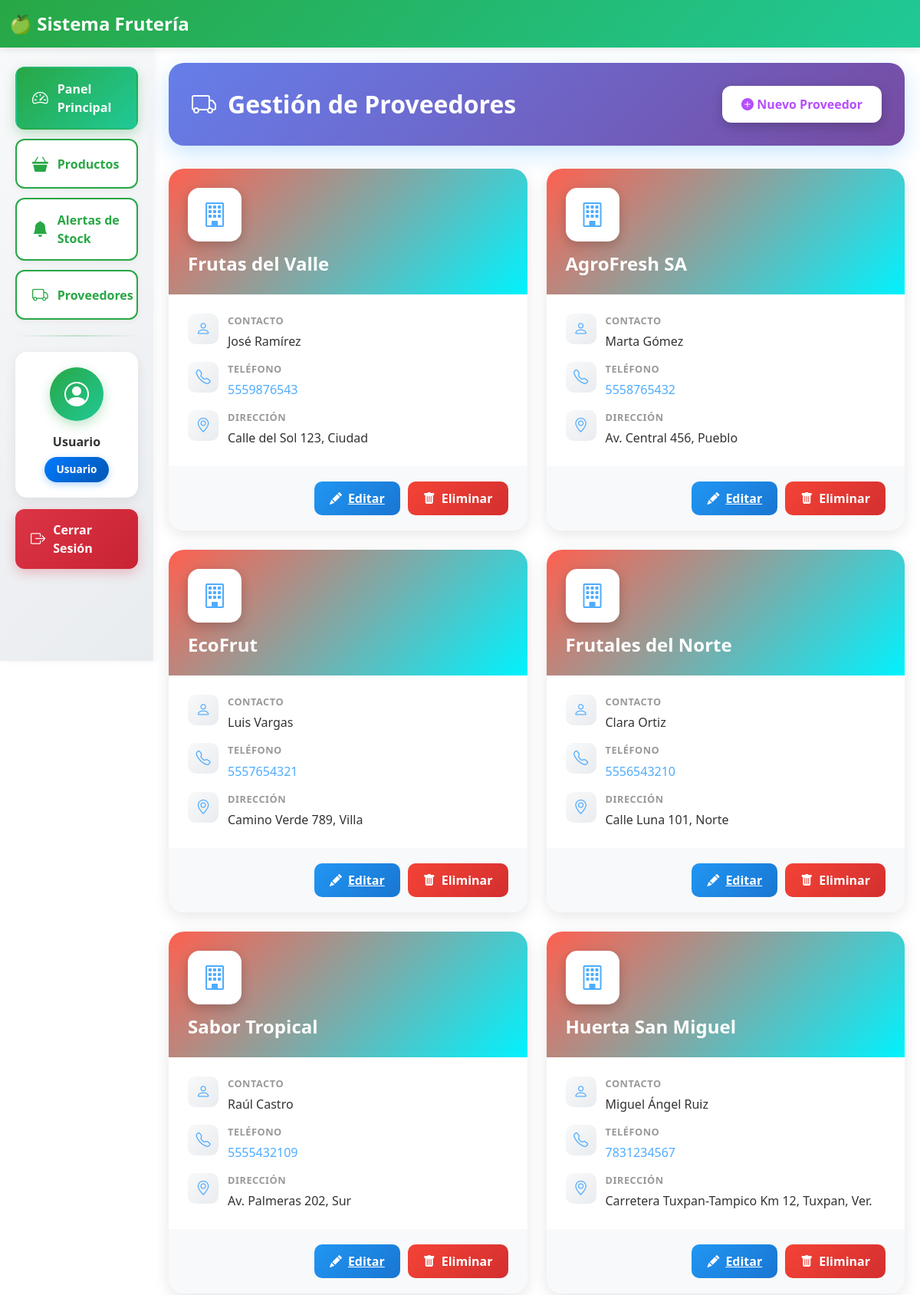
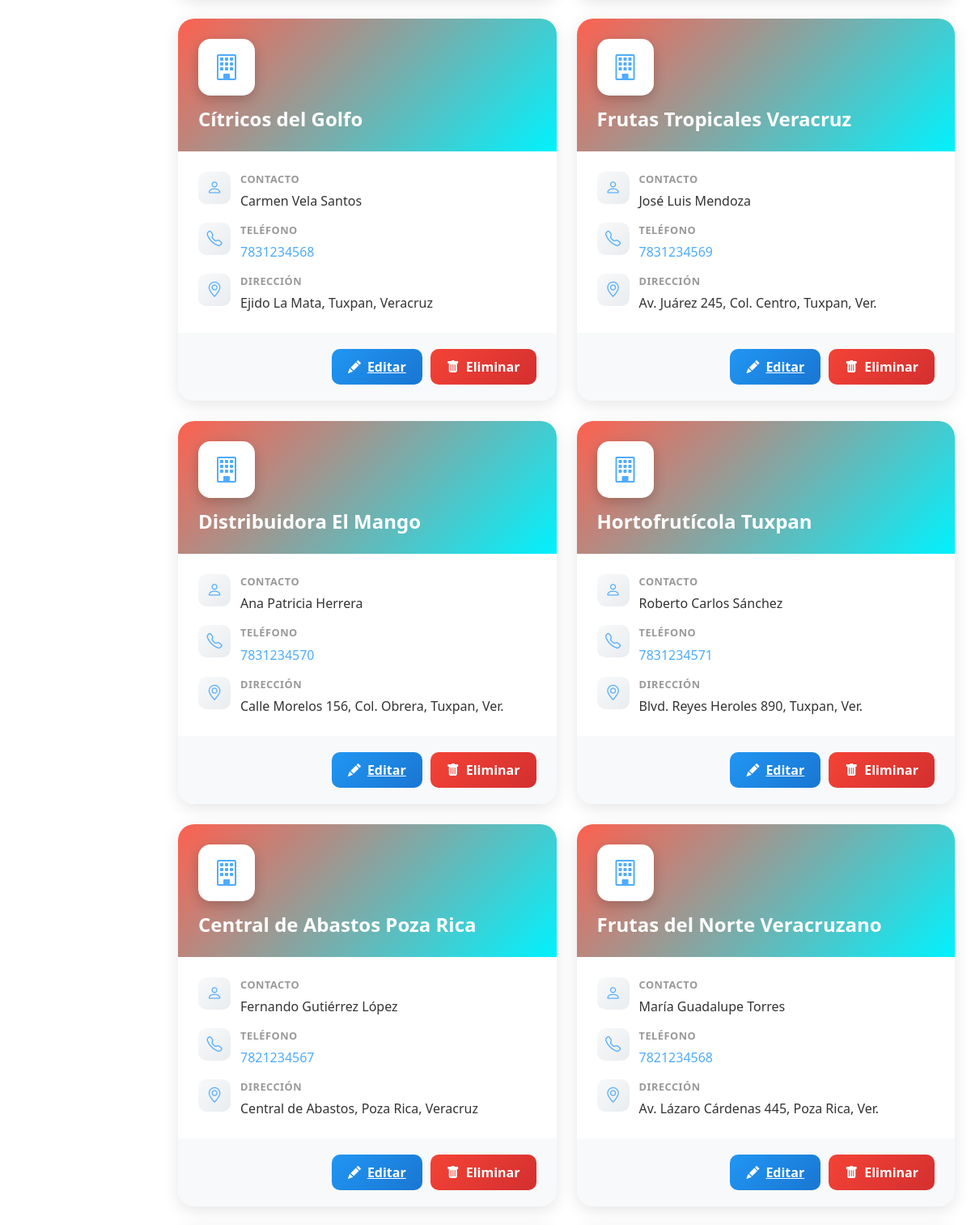
Page /proveedores.php (upper part) on the committed database (2 pictures, top to bottom).
### tables this page shows
CREATE TABLE proveedores (
    id INT AUTO_INCREMENT PRIMARY KEY,
    nombre VARCHAR(100) NOT NULL,
    contacto VARCHAR(100),
    telefono VARCHAR(15),
    direccion VARCHAR(255),
    activo BOOLEAN DEFAULT TRUE
);

### proveedores.php (the view, shortened to what this page needs)
<?php
require_once 'conexion.php';
include 'includes/header.php';
$proveedores = $pdo->query("SELECT * FROM proveedores WHERE activo = 1");
include 'includes/sidebar.php';
?>
<div class="proveedores-header">
    <h2>
        <i class="bi bi-truck"></i>
        Gestión de Proveedores
    </h2>
    <button class="btn btn-nuevo-proveedor" data-bs-toggle="modal" data-bs-target="#modalProveedor">
        <i class="bi bi-plus-circle-fill"></i> Nuevo Proveedor
    </button>
</div>
<?php
$proveedores_array = $proveedores->fetchAll();
if(count($proveedores_array) > 0):
?>
    <div class="proveedores-grid">
        <?php foreach($proveedores_array as $proveedor): ?>
        <div class="proveedor-card">
            <div class="proveedor-card-header">
                <div class="proveedor-icon">
                    <i class="bi bi-building"></i>
                </div>
                <h3 class="proveedor-nombre"><?= htmlspecialchars($proveedor['nombre']) ?></h3>
            </div>
            <div class="proveedor-card-body">
                <div class="proveedor-info">
                    <div class="info-item">
                        <div class="info-icon">
                            <i class="bi bi-person"></i>
                        </div>
                        <div class="info-content">
                            <div class="info-label">Contacto</div>
                            <div class="info-value"><?= htmlspecialchars($proveedor['contacto']) ?></div>
                        </div>
                    </div>
                    <div class="info-item">
                        <div class="info-icon">
                            <i class="bi bi-telephone"></i>
                        </div>
                        <div class="info-content">
                            <div class="info-label">Teléfono</div>
                            <div class="info-value">
                                <a href="tel:<?= htmlspecialchars($proveedor['telefono']) ?>">
                                    <?= htmlspecialchars($proveedor['telefono']) ?>
                                </a>
                            </div>
                        </div>
                    </div>
                    <div class="info-item">
                        <div class="info-icon">
                            <i class="bi bi-geo-alt"></i>
                        </div>
                        <div class="info-content">
                            <div class="info-label">Dirección</div>
                            <div class="info-value"><?= htmlspecialchars($proveedor['direccion']) ?></div>
                        </div>
                    </div>
                </div>
            </div>
            <div class="proveedor-card-footer">
                <a href="editar_proveedor.php?id=<?= $proveedor['id'] ?>" class="btn-accion-prov btn-editar-prov">
                    <i class="bi bi-pencil-fill"></i> Editar
                </a>
                <button onclick="confirmarEliminacion(<?= $proveedor['id'] ?>)" class="btn-accion-prov btn-eliminar-prov">
                    <i class="bi bi-trash-fill"></i> Eliminar
                </button>
            </div>
        </div>
        <?php endforeach; ?>
    </div>
<?php endif; ?>
</div>
</div>
</div>

### includes/header.php (shortened to what this page needs)
<!DOCTYPE html>
<html lang="es">
<head>
    <link href="https://cdn.jsdelivr.net/npm/bootstrap@5.3.0/dist/css/bootstrap.min.css" rel="stylesheet">
    <link rel="stylesheet" href="https://cdn.jsdelivr.net/npm/bootstrap-icons@1.11.1/font/bootstrap-icons.css">
</head>
<body>
    <nav class="navbar navbar-expand-lg navbar-dark navbar-custom">
        <div class="container-fluid">
            <a class="navbar-brand" href="index.php">
                🍏 Sistema Frutería
            </a>
        </div>
    </nav>

### includes/sidebar.php (shortened to what this page needs)
<div class="container-fluid">
    <div class="row">
        <div class="col-md-3 col-lg-2 sidebar">
            <div class="sidebar-nav">
                <a href="index.php" class="btn-sidebar btn-panel-principal">
                    <i class="bi bi-speedometer2"></i>
                    Panel Principal
                </a>
                <a href="productos.php" class="btn-sidebar btn-sidebar-secondary">
                    <i class="bi bi-basket3-fill"></i>
                    Productos
                </a>
                <a href="alertas.php" class="btn-sidebar btn-sidebar-secondary">
                    <i class="bi bi-bell-fill"></i>
                    Alertas de Stock
                </a>
                <a href="proveedores.php" class="btn-sidebar btn-sidebar-secondary">
                    <i class="bi bi-truck"></i>
                    Proveedores
                </a>
            </div>
            <hr class="sidebar-divider">
            <div class="user-section">
                <div class="user-avatar">
                    <i class="bi bi-person-circle"></i>
                </div>
                <div class="user-name">
                    <?= htmlspecialchars($_SESSION['nombre'] ?? 'Usuario') ?>
                </div>
                <span class="user-badge <?= isset($_SESSION['es_admin']) && $_SESSION['es_admin'] ? 'badge-admin' : 'badge-user' ?>">
                    <?= isset($_SESSION['es_admin']) && $_SESSION['es_admin'] ? 'Administrador' : 'Usuario' ?>
                </span>
            </div>
            <a href="cerrar_sesion.php" class="btn-logout">
                <i class="bi bi-box-arrow-right"></i>
                Cerrar Sesión
            </a>
        </div>
        <div class="col-md-9 col-lg-10 main-content">

### includes/header.php (style rules this page uses)
.sidebar { background-color: #f8f9fa; height: 100vh; padding: 20px; }
.main-content { padding: 20px; }
.navbar-custom { background: linear-gradient(135deg, #28a745, #20c997); box-shadow: 0 2px 10px rgba(0, 0, 0, 0.1); }
.navbar-brand { font-size: 1.5rem; font-weight: 700; display: flex; align-items: center; gap: 10px; }

### includes/sidebar.php (style rules this page uses)
.sidebar { background: linear-gradient(135deg, #f8f9fa 0%, #e9ecef 100%); height: 100vh; padding: 25px 20px; box-shadow: 2px 0 10px rgba(0, 0, 0, 0.05); }
.sidebar-nav { display: flex; flex-direction: column; gap: 12px; }
.btn-sidebar { display: flex; align-items: center; gap: 12px; padding: 15px 20px; border-radius: 12px; text-decoration: none; font-weight: 600; font-size: 1rem; transition: all 0.3s ease; border: 2px solid transparent; position: relative; overflow: hidden; }
.btn-sidebar i { font-size: 1.3rem; }
.btn-panel-principal { background: linear-gradient(135deg, #28a745, #20c997); color: white; box-shadow: 0 5px 15px rgba(40, 167, 69, 0.3); }
.btn-sidebar-secondary { background: white; color: #28a745; border: 2px solid #28a745; box-shadow: 0 2px 8px rgba(0, 0, 0, 0.05); }
.sidebar-divider { height: 2px; background: linear-gradient(90deg, transparent, #28a745, transparent); margin: 20px 0; border: none; }
.user-section { background: white; border-radius: 15px; padding: 20px; text-align: center; box-shadow: 0 5px 15px rgba(0, 0, 0, 0.08); margin-bottom: 15px; }
.user-avatar { width: 70px; height: 70px; background: linear-gradient(135deg, #28a745, #20c997); border-radius: 50%; display: flex; align-items: center; justify-content: center; margin: 0 auto 15px; font-size: 2rem; color: white; box-shadow: 0 5px 15px rgba(40, 167, 69, 0.3); }
.user-name { font-weight: 700; color: #333; font-size: 1rem; margin-bottom: 8px; }
.user-badge { display: inline-block; padding: 6px 16px; border-radius: 20px; font-size: 0.85rem; font-weight: 600; }
.badge-user { background: linear-gradient(135deg, #007bff, #0056b3); color: white; box-shadow: 0 3px 10px rgba(0, 123, 255, 0.3); }
.btn-logout { background: linear-gradient(135deg, #dc3545, #c82333); color: white; display: flex; align-items: center; justify-content: center; gap: 10px; padding: 15px 20px; border-radius: 12px; text-decoration: none; font-weight: 600; font-size: 1rem; transition: all 0.3s ease; box-shadow: 0 5px 15px rgba(220, 53, 69, 0.3); border: none; }
.btn-logout i { font-size: 1.2rem; }

### rows in the picture
proveedores: nombre "Frutas del Valle", contacto "José Ramírez", telefono "5559876543", direccion "Calle del Sol 123, Ciudad"
proveedores: nombre "AgroFresh SA", contacto "Marta Gómez", telefono "5558765432", direccion "Av. Central 456, Pueblo"
proveedores: nombre "EcoFrut", contacto "Luis Vargas", telefono "5557654321", direccion "Camino Verde 789, Villa"
proveedores: nombre "Frutales del Norte", contacto "Clara Ortiz", telefono "5556543210", direccion "Calle Luna 101, Norte"
proveedores: nombre "Sabor Tropical", contacto "Raúl Castro", telefono "5555432109", direccion "Av. Palmeras 202, Sur"
proveedores: nombre "Huerta San Miguel", contacto "Miguel Ángel Ruiz", telefono "7831234567", direccion "Carretera Tuxpan-Tampico Km 12, Tuxpan, Ver."
proveedores: nombre "Cítricos del Golfo", contacto "Carmen Vela Santos", telefono "7831234568", direccion "Ejido La Mata, Tuxpan, Veracruz"
proveedores: nombre "Frutas Tropicales Veracruz", contacto "José Luis Mendoza", telefono "7831234569", direccion "Av. Juárez 245, Col. Centro, Tuxpan, Ver."
proveedores: nombre "Distribuidora El Mango", contacto "Ana Patricia Herrera", telefono "7831234570", direccion "Calle Morelos 156, Col. Obrera, Tuxpan, Ver."
proveedores: nombre "Hortofrutícola Tuxpan", contacto "Roberto Carlos Sánchez", telefono "7831234571", direccion "Blvd. Reyes Heroles 890, Tuxpan, Ver."
proveedores: nombre "Central de Abastos Poza Rica", contacto "Fernando Gutiérrez López", telefono "7821234567", direccion "Central de Abastos, Poza Rica, Veracruz"
proveedores: nombre "Frutas del Norte Veracruzano", contacto "María Guadalupe Torres", telefono "7821234568", direccion "Av. Lázaro Cárdenas 445, Poza Rica, Ver."

### other values in the picture
$_SESSION['nombre'] "Usuario"
